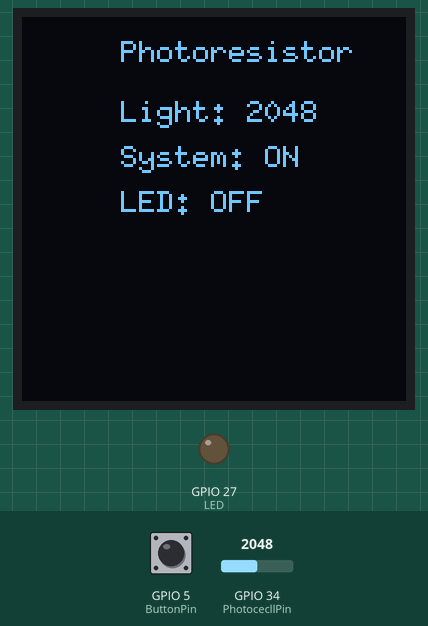
A sketch run on a simulated ESP32. Parts: 128×128 one-colour display, output pins drawn as LEDs (lit = HIGH). Inputs (shaded band) come from the test bench; at power-on: GPIO 34 (PhotocecllPin) = 2048, GPIO 5 (ButtonPin) HIGH.

Above: at 1.2 s.
1.3 s: GPIO 34 (PhotocecllPin) set to 327
At 2.6 s:
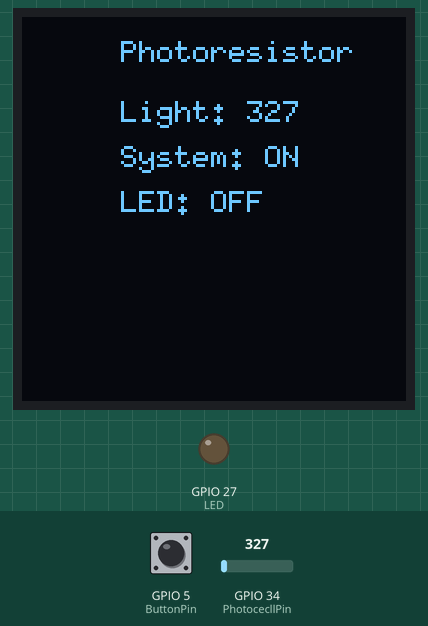
2.9 s: GPIO 34 (PhotocecllPin) set to 275
At 3.8 s:
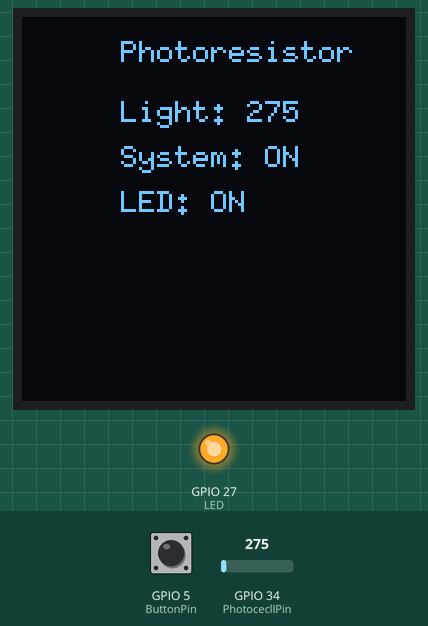
4.7 s: GPIO 5 (ButtonPin) pulled LOW for 0.4 s
At 6.1 s:
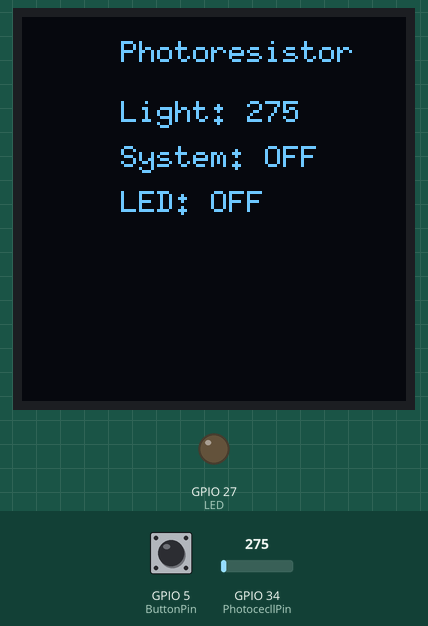
6.7 s: GPIO 5 (ButtonPin) pulled LOW for 1 s
At 8.4 s:
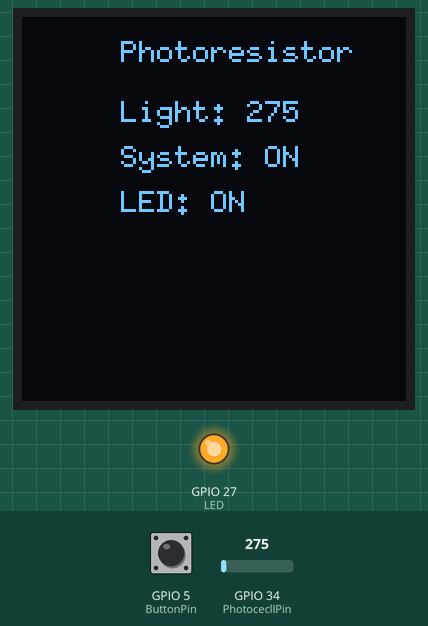
9.2 s: GPIO 5 (ButtonPin) pulled LOW for 3.2 s
At 9.33 s:
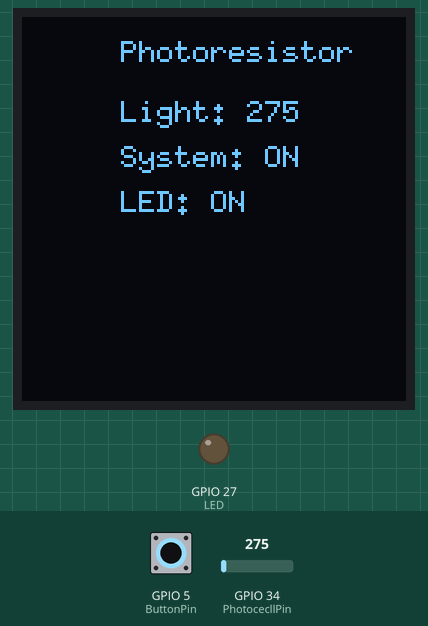
13.9 s: GPIO 34 (PhotocecllPin) set to 340
At 15.2 s:
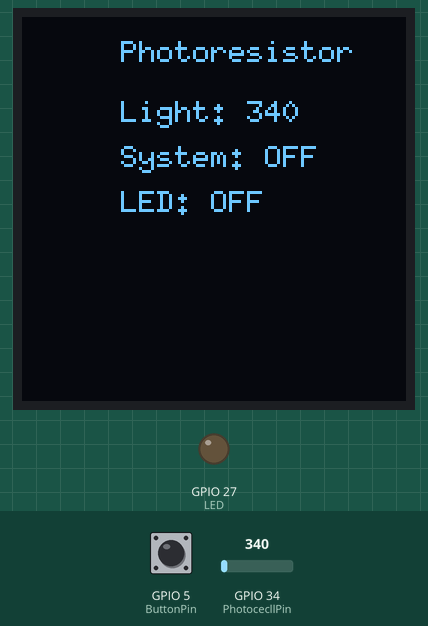
Timing chart, 0 to 16.5 s (numbered marks = the images above; inputs shaded):
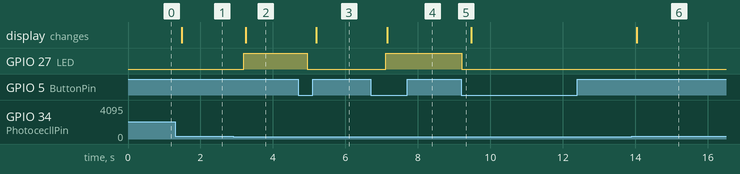

The sketch:

Lightsensor.ino
```cpp
#include <Wire.h>
#include <U8g2lib.h>

#define PhotocecllPin 34
#define LED 27
#define ButtonPin 5

U8G2_SH1107_128X128_F_HW_I2C u8g2(U8G2_R0, U8X8_PIN_NONE);


void setTextSize(float sizeLevel) {
  if (sizeLevel <= 1.0) u8g2.setFont(u8g2_font_6x10_tr);
  else if (sizeLevel <= 1.5) u8g2.setFont(u8g2_font_ncenB14_tr);
  else if (sizeLevel <= 2.5) u8g2.setFont(u8g2_font_logisoso20_tr);
  else u8g2.setFont(u8g2_font_logisoso28_tr);
}


char lightStr[30];
char ledStr[20];
bool systemOn = true;
bool lastButtonState = HIGH;

void setup() {
  Serial.begin(9600);

  pinMode(PhotocecllPin, INPUT);
  pinMode(LED, OUTPUT);
  pinMode(ButtonPin, INPUT_PULLUP);

  u8g2.begin();
}

void loop() {

  bool buttonState = digitalRead(ButtonPin);
  if (lastButtonState == HIGH && buttonState == LOW) {
    systemOn = !systemOn;
    if (!systemOn) {
      digitalWrite(LED, LOW);
    }
    delay(200); // debounce
  }
  lastButtonState = buttonState;


  int ReadValue = analogRead(PhotocecllPin);
  if (systemOn) {
    if (ReadValue < 300) {
      digitalWrite(LED, HIGH);
      sprintf(ledStr, "LED: ON");
    } else {
      digitalWrite(LED, LOW);
      sprintf(ledStr, "LED: OFF");
    }
  } else {
    sprintf(ledStr, "LED: OFF");
  }

  sprintf(lightStr, "Light: %d", ReadValue);


  u8g2.clearBuffer();
  setTextSize(1);
  u8g2.drawStr(33, 15, "Photoresistor");
  u8g2.drawStr(33, 35, lightStr);

  char statusStr[32];
  sprintf(statusStr, "System: %s", systemOn ? "ON" : "OFF");
  u8g2.drawStr(33, 50, statusStr);
  u8g2.drawStr(33, 65, ledStr);

  u8g2.sendBuffer();

  delay(300);
}
```

Measured:
- the behaviour switches between 300 and 299 on GPIO 34 (PhotocecllPin) (found by bisection; images 1 and 2)
- after the input at 1.3 s, the display: changes after 0.19 s (image 1)
- after the input at 2.9 s, GPIO 27 (LED): LOW → HIGH after 0.29 s; the display: changes after 0.34 s (image 2)
- after the input at 4.7 s, GPIO 27 (LED): HIGH → LOW after 0.25 s; the display: changes after 0.50 s (image 3)
- after the input at 6.7 s, GPIO 27 (LED): LOW → HIGH after 0.41 s; the display: changes after 0.46 s (image 4)
- after the input at 9.2 s, GPIO 27 (LED): HIGH → LOW at once
- after the input at 13.9 s, the display: changes after 0.13 s (image 6)
